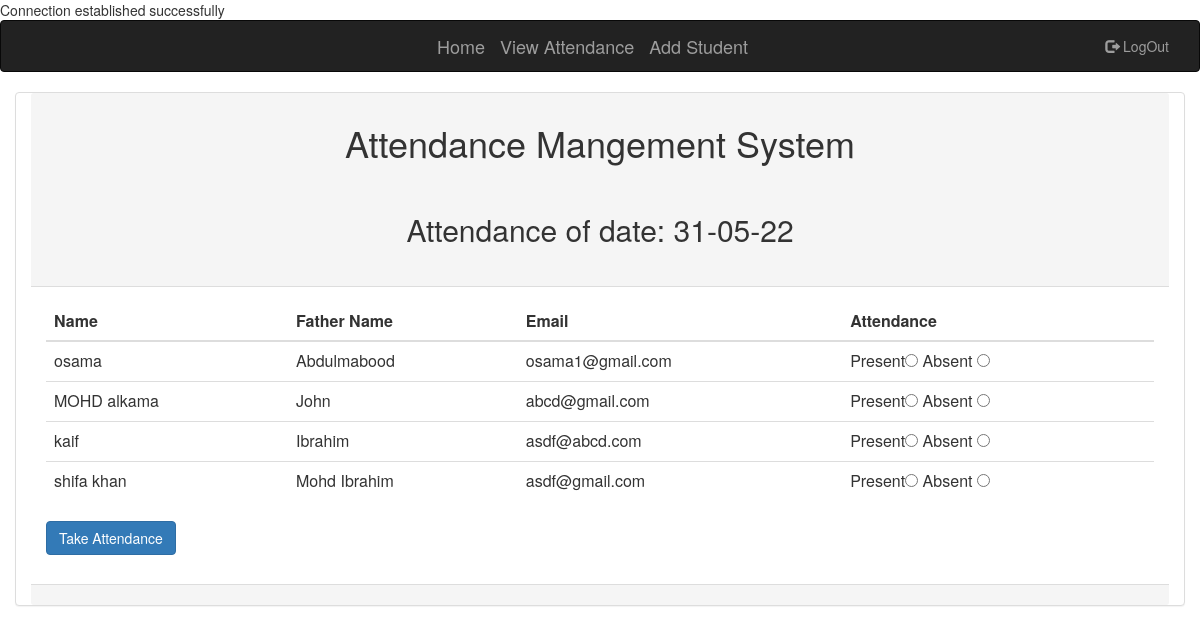
The app's page /home.php with its own data.
### tables this page shows
CREATE TABLE `emp` (
  `emp_id` int(11) NOT NULL,
  `name` varchar(50) NOT NULL,
  `fname` varchar(50) NOT NULL,
  `email` varchar(100) NOT NULL
);

### home.php (the view, shortened to what this page needs)
<?php include_once("connection.php"); ?>
<!DOCTYPE html>
<html lang="en">
<head>
  <link rel="stylesheet" href="https://maxcdn.bootstrapcdn.com/bootstrap/3.4.1/css/bootstrap.min.css">
</head>
<body>
<?php include_once("nav.php"); ?>
<div class="panel panel-default container">
<div class="panel-heading">
    <h1 style="text-align: center;">Attendance Mangement System</h1><br>
    <h2 style="text-align: center;">Attendance of date: <?php echo date('d-m-y'); ?></h2><br>
</div>
<div class="panel-body">
<form method="post">
<table class="table">
<thead>
<tr>
    <th>Name</th>
    <th>Father Name</th>
    <th>Email</th>
    <th>Attendance</th>
</tr>
</thead>
<tbody>
<?php
     $query="select * from emp";
     $result=$link->query($query);
     while($show=$result->fetch_assoc()){
?>
<tr>
    <td><?php echo $show['name']; ?></td>
    <td><?php echo $show['fname']; ?></td>
    <td><?php echo $show['email']; ?></td>
    <td>
    Present<input type="radio" name="attendance[<?php echo $show['emp_id']; ?>]" value="Present">
    Absent <input type="radio" name="attendance[<?php echo $show['emp_id']; ?>]" value="Absent">
    </td>
</tr>
<?php }?>
    </table>
    <input class="btn btn-primary" Type="submit" name="submit" value="Take Attendance">
    </form>
</div>
<div class="panel-footer">
</div>
</body>
</html>

### records on screen
emp: name "osama", fname "Abdulmabood", email "osama1@gmail.com"
emp: name "MOHD alkama", fname "John", email "abcd@gmail.com"
emp: name "kaif", fname "Ibrahim", email "asdf@abcd.com"
emp: name "shifa khan", fname "Mohd Ibrahim", email "asdf@gmail.com"
